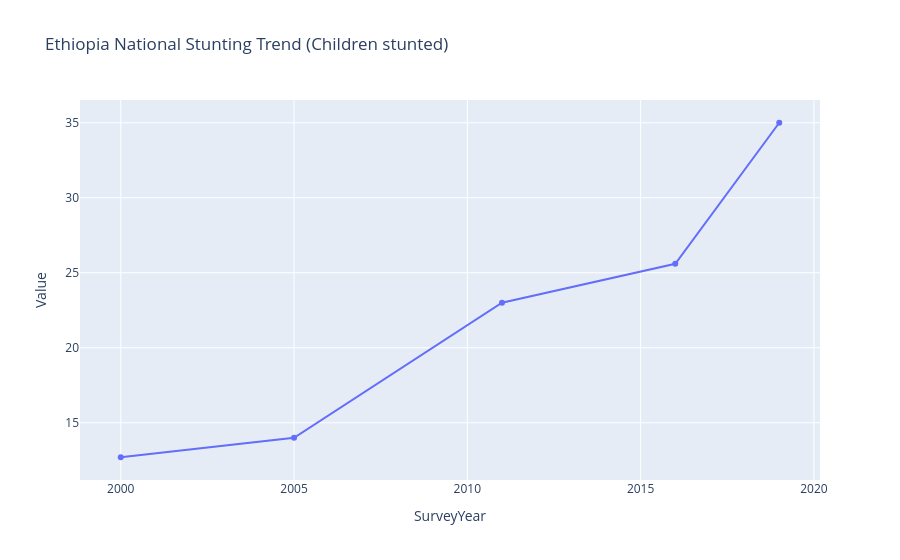

Source (notebook cell):
### Code cell
import requests
import pandas as pd
import plotly.express as px
import altair as alt

# Corrected API endpoint for data
url = "http://api.dhsprogram.com/rest/dhs/data"
params = {
    "countryIds": "ET",
    "indicatorIds": "HC_ELEC_H_ELC",  # Corrected from NUTR to NUTS
    "f": "json"
}

# 2. Fetch the data
response = requests.get(url, params=params)
res_json = response.json()

# 3. Process and Plot
if "Data" in res_json and len(res_json["Data"]) > 0:
    df = pd.DataFrame(res_json["Data"])
    
    # Cleaning data types
    df["Value"] = pd.to_numeric(df["Value"], errors='coerce')
    df["SurveyYear"] = pd.to_numeric(df["SurveyYear"])
    
    # Sorting by year ensures the trend line flows correctly
    df = df.sort_values("SurveyYear")
    
    # Generate the chart
    fig = px.line(df, x="SurveyYear", y="Value", markers=True, 
                 title="Ethiopia National Stunting Trend (Children stunted)")
    fig.show()
else:
    print("⚠️ Data still empty. Check your connection to api.dhsprogram.com.")

### Figure 1 — Plotly figure (JSON) as saved in the notebook; plotly's stock layout.template omitted (floating-point values rounded to 4 significant figures)
{"data": [{"hovertemplate": "SurveyYear=%{x}<br>Value=%{y}<extra></extra>", "legendgroup": "", "line": {"color": "#636efa", "dash": "solid"}, "marker": {"symbol": "circle"}, "mode": "lines+markers", "name": "", "orientation": "v", "showlegend": false, "type": "scatter", "x": [2000, 2005, 2011, 2016, 2019], "xaxis": "x", "y": [12.7, 14.0, 23.0, 25.6, 35.0], "yaxis": "y"}], "layout": {"legend": {"tracegroupgap": 0}, "title": {"text": "Ethiopia National Stunting Trend (Children stunted)"}, "xaxis": {"anchor": "y", "domain": [0, 1], "title": {"text": "SurveyYear"}}, "yaxis": {"anchor": "x", "domain": [0, 1], "title": {"text": "Value"}}}}
